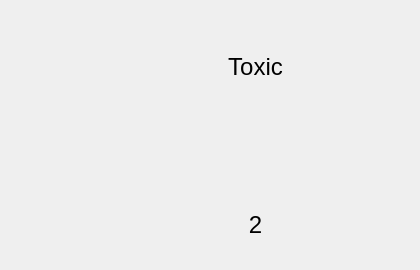
         <widget class="QWidget" name="hzd_3">
          <widget class="QWidget" name="verticalLayoutWidget_3">
           <property name="geometry">
            <rect>
             <x>100</x>
             <y>30</y>
             <width>311</width>
             <height>231</height>
            </rect>
           </property>
           <layout class="QVBoxLayout" name="verticalLayout_2">
            <item>
             <widget class="QLabel" name="sym_2_name_4">
              <property name="font">
               <font>
                <pointsize>18</pointsize>
               </font>
              </property>
              <property name="text">
               <string>Toxic</string>
              </property>
              <property name="alignment">
               <set>Qt::AlignCenter</set>
              </property>
             </widget>
            </item>
            <item>
             <layout class="QHBoxLayout" name="horizontalLayout_6">
              <item>
               <spacer name="horizontalSpacer_18">
                <property name="orientation">
                 <enum>Qt::Horizontal</enum>
                </property>
                <property name="sizeHint" stdset="0">
                 <size>
                  <width>40</width>
                  <height>20</height>
                 </size>
                </property>
               </spacer>
              </item>
              <item>
               <widget class="QLabel" name="sym_17">
                <property name="font">
                 <font>
                  <pointsize>20</pointsize>
                 </font>
                </property>
                <property name="text">
                 <string/>
                </property>
                <property name="pixmap">
                 <pixmap>images/coshhtoxic.jpg</pixmap>
                </property>
                <property name="scaledContents">
                 <bool>true</bool>
                </property>
                <property name="alignment">
                 <set>Qt::AlignCenter</set>
                </property>
                <property name="wordWrap">
                 <bool>true</bool>
                </property>
               </widget>
              </item>
              <item>
               <spacer name="horizontalSpacer_19">
                <property name="orientation">
                 <enum>Qt::Horizontal</enum>
                </property>
                <property name="sizeHint" stdset="0">
                 <size>
                  <width>40</width>
                  <height>20</height>
                 </size>
                </property>
               </spacer>
              </item>
             </layout>
            </item>
            <item>
             <widget class="QLabel" name="sym_1_ans_6">
              <property name="font">
               <font>
                <pointsize>18</pointsize>
               </font>
              </property>
              <property name="text">
               <string>2</string>
              </property>
              <property name="alignment">
               <set>Qt::AlignCenter</set>
              </property>
             </widget>
            </item>
           </layout>
          </widget>
         </widget>
